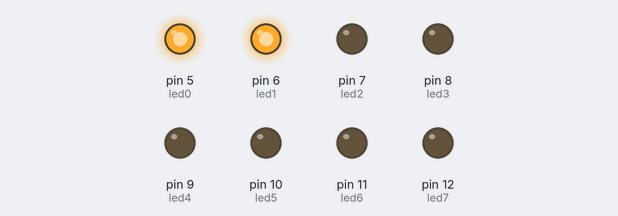
Simulated run of this sketch. Board: Arduino Uno, built with avr-gcc and run on an emulated ATmega328P. Parts: output pins drawn as LEDs (lit = HIGH).

Above: at 0.2 s.
At 1.2 s:
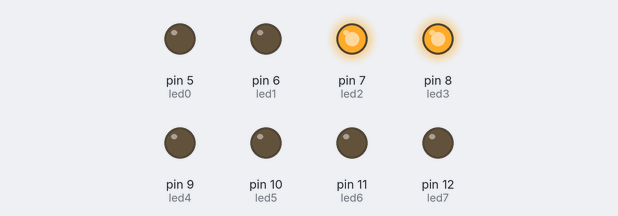
At 1.7 s:
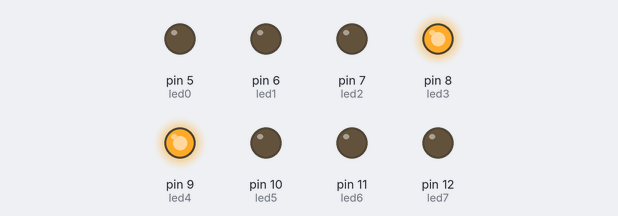
At 2.2 s:
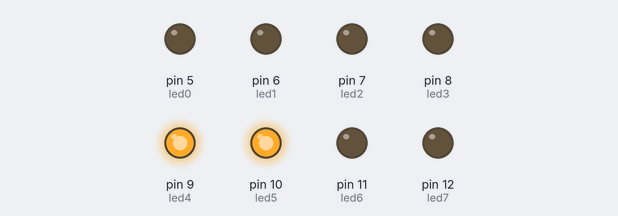
At 3.2 s:
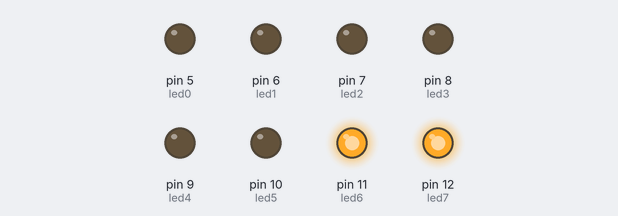
At 4.7 s:
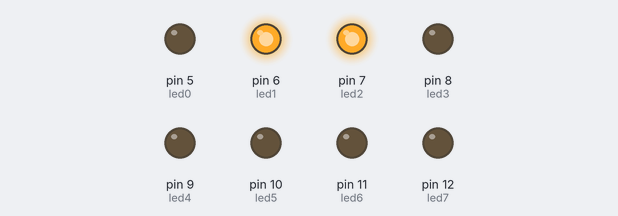
Timing chart, 0 to 5.2 s (numbered marks = the images above):
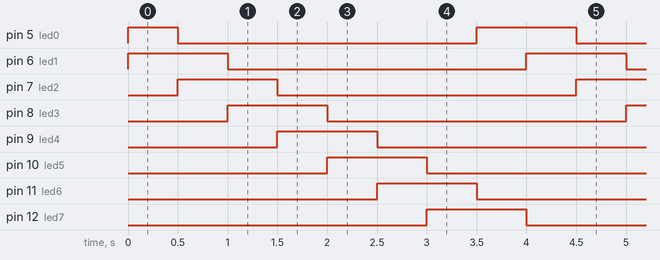

Measured:
- by itself, pin 5 (led0): repeats every 4.0 s: LOW 3.0 s, HIGH 1.0 s
- by itself, pin 6 (led1), pin 7 (led2), pin 8 (led3), pin 9 (led4), pin 10 (led5), pin 11 (led6), pin 12 (led7): alternates HIGH for 1.0 s and LOW for 3.0 s
- by itself, everything shown: repeats every 4.0 s, in 8 steps

The sketch:

ARRAY_8_LEDS_EX5.ino
```cpp
 /*****************************************************
**                                                  **
**                       Titol:                     **
**                                                  **
**                                                  **
**  NOM: Daniel Morales           DATA: 08/01/2018  **
*****************************************************/

//********** Includes *************************************************************

//********** Variables ************************************************************
const int led0 = 5;          // donar nom al pin 5 de l’Arduino
const int led1 = 6;          // donar nom al pin 6 de l’Arduino
const int led2 = 7;          // donar nom al pin 7 de l’Arduino
const int led3 = 8;          // donar nom al pin 8 de l’Arduino
const int led4 = 9;          // donar nom al pin 9 de l’Arduino
const int led5 = 10;         // donar nom al pin 10 de l’Arduino
const int led6 = 11;         // donar nom al pin 11 de l’Arduino
const int led7 = 12;         // donar nom al pin 12 de l’Arduino

//********** Setup ****************************************************************
void setup()
{
  pinMode(led0, OUTPUT);     // definir el pin 5 com una sortida
  pinMode(led1, OUTPUT);     // definir el pin 6 com una sortida
  pinMode(led2, OUTPUT);     // definir el pin 7 com una sortida
  pinMode(led3, OUTPUT);     // definir el pin 8 com una sortida
  pinMode(led4, OUTPUT);     // definir el pin 9 com una sortida
  pinMode(led5, OUTPUT);     // definir el pin 10 com una sortida
  pinMode(led6, OUTPUT);     // definir el pin 11 com una sortida
  pinMode(led7, OUTPUT);     // definir el pin 12 com una sortida
}

//********** Loop *****************************************************************
void loop()
{
  digitalWrite(led0, HIGH);
  digitalWrite(led1, HIGH);

  delay(500);

  digitalWrite(led0, LOW);
  digitalWrite(led2, HIGH);

  delay(500);

   digitalWrite(led1, LOW);
  digitalWrite(led3, HIGH);

  delay(500);

    digitalWrite(led2, LOW);
  digitalWrite(led4, HIGH);

  delay(500);

  digitalWrite(led3, LOW);
  digitalWrite(led5, HIGH);

  delay(500);

   digitalWrite(led4, LOW);
  digitalWrite(led6, HIGH);


    delay(500);

  digitalWrite(led5, LOW);
  digitalWrite(led7, HIGH);


  delay(500);

    digitalWrite(led6, LOW);
  digitalWrite(led0, HIGH);

 delay(500);

    digitalWrite(led7, LOW);
  digitalWrite(led1, HIGH);

}
```
